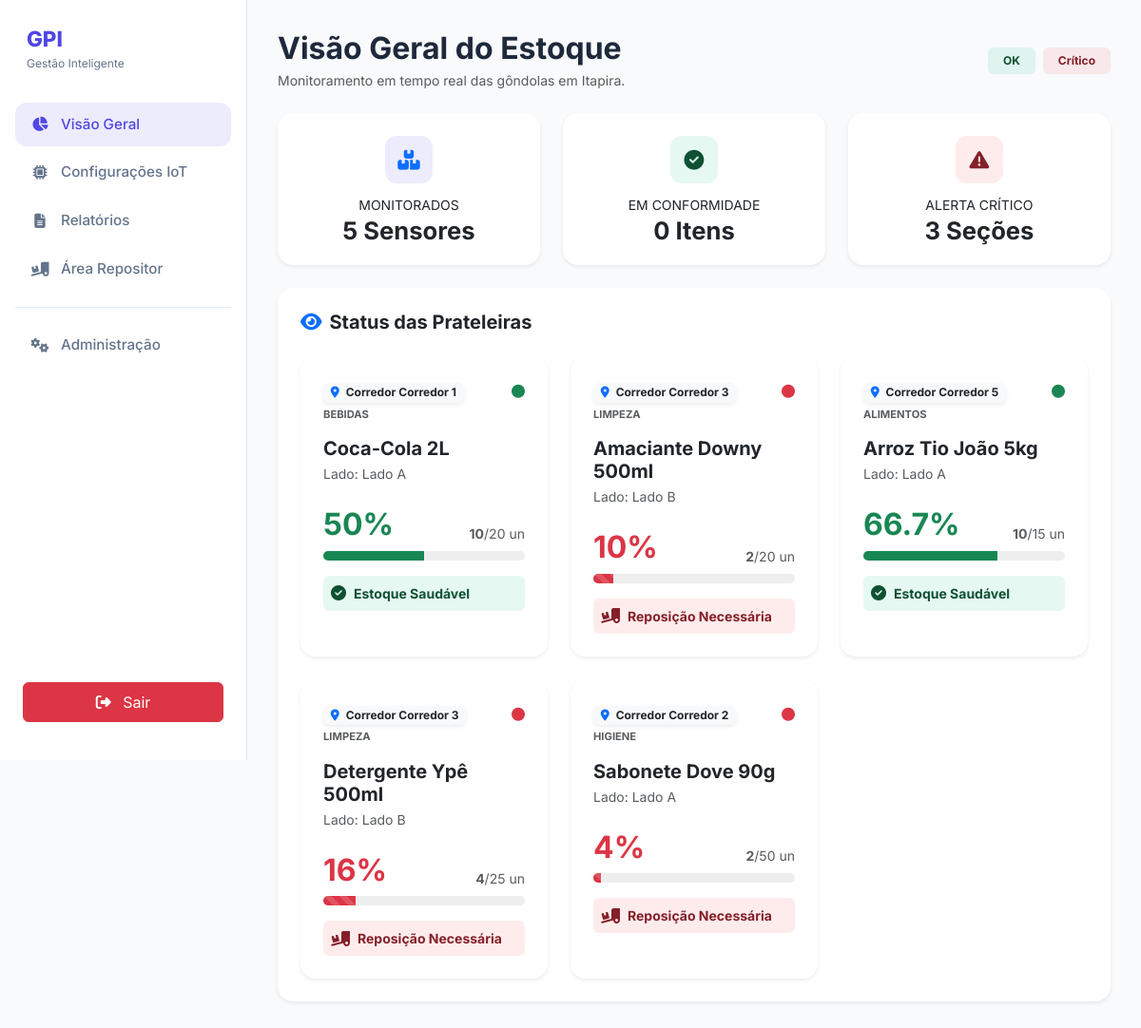
The page /roteador.php?controller=Home&action=index (signed in) on the database its author committed.
### tables this page shows
CREATE TABLE sensor (
    id VARCHAR(50) PRIMARY KEY NOT NULL,
    nome VARCHAR(120) NOT NULL,
    corredor VARCHAR(120) NOT NULL,
    lado VARCHAR(120) NOT NULL,
    peso_atual DECIMAL(10,3) NOT NULL DEFAULT 0,
    capacidade_maxima INT NOT NULL DEFAULT 20,
    minimo_reposicao INT NOT NULL DEFAULT 5,
    ultima_atualizacao DATETIME NOT NULL DEFAULT CURRENT_TIMESTAMP ON UPDATE CURRENT_TIMESTAMP,
    quantidade_atual INT NOT NULL DEFAULT 0,
    id_produto INT NOT NULL,
    status VARCHAR(20) NOT NULL,
    FOREIGN KEY (id_produto) REFERENCES produtos(id)
);

CREATE TABLE categorias (
    id INT PRIMARY KEY AUTO_INCREMENT,
    nome VARCHAR(60) NOT NULL
);

CREATE TABLE produtos (
    id INT PRIMARY KEY NOT NULL AUTO_INCREMENT,
    nome VARCHAR(120) NOT NULL,
    peso_unitario DECIMAL(10,3) NOT NULL,
    id_categoria INT,
    FOREIGN KEY (id_categoria) REFERENCES categorias(id)
);

### controller/HomeController.php (called while the page is built, shortened)
<?php
class HomeController {
    public function index() {
        $this->sensorDAO = new SensorDAO();
        $sensores = $this->sensorDAO->listarTodos();
        $totalCheios = 0;
        $totalCriticos = 0;
        foreach ($sensores as $s) {
        if ($s->precisaReposicao()) {
            $totalCriticos++;
        }
    }
        include __DIR__ . '/../view/home.php';
    }
}

### autoload.php (called while the page is built, shortened)
<?php
spl_autoload_register(function ($classe) {
    $pastas = ['controller', 'model', 'dao'];
    foreach ($pastas as $pasta) {
        $arquivo = __DIR__ . DIRECTORY_SEPARATOR . $pasta . DIRECTORY_SEPARATOR . $classe . '.php';
        if (file_exists($arquivo)) {
            return;
        }
    }
});

### DAO/Conexao.php (called while the page is built)
<?php
class Conexao {
    private static $instance;
    public static function getConn() {
        if (!isset(self::$instance)) {
            try {
                self::$instance = new PDO("mysql:host=localhost;port=3307;dbname=gpi;charset=utf8", "root", "");
                self::$instance->setAttribute(PDO::ATTR_ERRMODE, PDO::ERRMODE_EXCEPTION);
            } catch (PDOException $e) {
                die("Erro de conexão com o banco de dados: " . $e->getMessage());
            }
        }
        return self::$instance;
    }
}

### DAO/SensorDAO.php (called while the page is built, shortened)
<?php
include_once 'Conexao.php';
include_once 'model/Categoria.php';
include_once 'model/Sensor.php';
include_once 'model/Produto.php';
class SensorDAO {
    private $conexao;
    public function __construct() {
        $this->conexao = Conexao::getConn();
    }
    public function listarTodos() {
        try {
            $sql = "SELECT s.id AS sensor_id, s.nome AS sensor_nome, s.corredor, s.lado,
                           s.peso_atual, s.quantidade_atual, s.capacidade_maxima, s.minimo_reposicao, s.status AS sensor_status,
                           p.id AS produto_id, p.nome AS produto_nome, p.peso_unitario,
                           c.id AS categoria_id, c.nome AS categoria_nome
                    FROM sensor s
                    LEFT JOIN produtos p ON s.id_produto = p.id
                    LEFT JOIN categorias c ON p.id_categoria = c.id";
            $stmt = $this->conexao->query($sql);
            $sensores = [];
            while ($row = $stmt->fetch(PDO::FETCH_ASSOC)) {
                $categoria = new Categoria();
                $categoria->setId($row['categoria_id']);
                $categoria->setNome($row['categoria_nome']);
                $produto = new Produto();
                $produto->setId($row['produto_id']);
                $produto->setNome($row['produto_nome']);
                $produto->setPesoUnitario($row['peso_unitario']);
                $produto->setCategoria($categoria);
                $sensor = new Sensor();
                $sensor->setId($row['sensor_id']);
                $sensor->setNome($row['sensor_nome']);
                $sensor->setCorredor($row['corredor']);
                $sensor->setLado($row['lado']);
                $sensor->setCapacidadeMaxima($row['capacidade_maxima']);
                $sensor->setMinimoReposicao($row['minimo_reposicao']);
                $sensor->setStatus($row['sensor_status']);
                $sensor->setProduto($produto);
                $sensor->setQuantidadeAtual($row['quantidade_atual']);
                $sensor->setPesoAtual($row['peso_atual']);
                $sensores[] = $sensor;
            }
            return $sensores;
        } catch (PDOException $e) {
            throw new Exception("Erro ao listar sensores: " . $e->getMessage());
        }
    }
}

### model/Sensor.php (called while the page is built, shortened)
<?php
class Sensor {
    private $id;
    private $corredor;
    private $lado;
    private $capacidadeMaxima;
    private $quantidadeAtual;
    private $minimoReposicao;
    private $produto;
    public function getPorcentagemEstoque() {
        $porcentagem = ($this->getQuantidadeAtual() / $this->capacidadeMaxima) * 100;
        return ($porcentagem > 100) ? 100 : round($porcentagem, 1);
    }
    public function precisaReposicao() {
        return $this->getQuantidadeAtual() <= $this->minimoReposicao;
    }
    public function setQuantidadeAtual($qtd) { $this->quantidadeAtual = $qtd; }
    public function getQuantidadeAtual() { return $this->quantidadeAtual ?? 0; }
    public function setProduto(Produto $produto) { $this->produto = $produto; }
    public function getProduto() { return $this->produto; }
    public function getId() { return $this->id; }
    public function setId($id) { $this->id = $id; }
    public function getCorredor() { return $this->corredor; }
    public function setCorredor($c) { $this->corredor = $c; }
    public function getLado() { return $this->lado; }
    public function setLado($l) { $this->lado = $l; }
    public function getCapacidadeMaxima() { return $this->capacidadeMaxima; }
    public function setCapacidadeMaxima($m) { $this->capacidadeMaxima = $m; }
    public function setMinimoReposicao($min) { $this->minimoReposicao = $min; }
}

### model/Produto.php (called while the page is built, shortened)
<?php
class Produto {
    private $nome;
    private $categoria;
    public function getNome() {
        return $this->nome;
    }
    public function getCategoria() {
        return $this->categoria;
    }
    public function setNome($nome) {
        $this->nome = $nome;
    }
    public function setCategoria($categoria) {
        $this->categoria = $categoria;
    }
}

### model/Categoria.php (called while the page is built, shortened)
<?php
class Categoria {
    private $nome;
    public function getNome() {
        return $this->nome;
    }
    public function setNome($nome) {
        $this->nome = $nome;
    }
}

### view/home.php (the view, shortened to what this page needs)
<!DOCTYPE html>
<html lang="pt-BR">
<head>
    <link rel="stylesheet" href="https://cdnjs.cloudflare.com/ajax/libs/font-awesome/6.4.2/css/all.min.css">
    <link href="https://cdn.jsdelivr.net/npm/bootstrap@5.3.2/dist/css/bootstrap.min.css" rel="stylesheet">
    <link rel="stylesheet" href="style.css" />
</head>
<body>
    <div class="app">
        <aside class="sidebar">
            <div class="brand">
                <div class="brand-text"><span>GPI</span><small>Gestão Inteligente</small></div>
            </div>
            <nav class="menu">
                <a class="menu-item active" href="roteador.php?controller=Home&action=index">
                    <i class="fa-solid fa-chart-pie"></i> Visão Geral
                </a>
                <a class="menu-item" href="roteador.php?controller=Sensor&action=index">
                    <i class="fa-solid fa-microchip"></i> Configurações IoT
                </a>
                <a class="menu-item" href="roteador.php?controller=Relatorio&action=index">
                    <i class="fa-solid fa-file-lines"></i> Relatórios
                </a>
                <a class="menu-item" href="roteador.php?controller=Repositor&action=index">
                    <i class="fa-solid fa-truck-ramp-box"></i> Área Repositor
                </a>
                <div class="menu-divider"></div>
                <a class="menu-item" href="roteador.php?controller=Gestao&action=index">
                    <i class="fa-solid fa-gears"></i> Administração
                </a>
            </nav>
            <button class="btn btn-danger mt-auto mx-2 mb-3 py-2" onclick="location.href='roteador.php?controller=Usuario&action=logout'">
                <i class="fa-solid fa-right-from-bracket me-2"></i> Sair
            </button>
        </aside>
        <main class="content">
            <header class="header mb-4 d-flex justify-content-between align-items-center">
                <div>
                    <h1 class="fw-bold h2 mb-1">Visão Geral do Estoque</h1>
                    <p class="text-muted small mb-0">Monitoramento em tempo real das gôndolas em Itapira.</p>
                </div>
                <div class="d-flex gap-2">
                    <span class="badge bg-success-light border-0 px-3 py-2">OK</span>
                    <span class="badge bg-danger-light border-0 px-3 py-2">Crítico</span>
                </div>
            </header>
            <section class="row g-4 mb-4">
                <div class="col-md-4">
                    <div class="card kpi-card border-0 shadow-sm h-100">
                        <div class="kpi-icon bg-primary-light"><i class="fa-solid fa-boxes-stacked"></i></div>
                        <div class="kpi-info"><small>MONITORADOS</small><strong><?php echo count($sensores); ?> Sensores</strong></div>
                    </div>
                </div>
                <div class="col-md-4">
                    <div class="card kpi-card border-0 shadow-sm h-100">
                        <div class="kpi-icon bg-success-light"><i class="fa-solid fa-circle-check"></i></div>
                        <div class="kpi-info"><small>EM CONFORMIDADE</small><strong><?php echo $totalCheios; ?> Itens</strong></div>
                    </div>
                </div>
                <div class="col-md-4">
                    <div class="card kpi-card border-0 shadow-sm h-100">
                        <div class="kpi-icon bg-danger-light"><i class="fa-solid fa-triangle-exclamation"></i></div>
                        <div class="kpi-info"><small>ALERTA CRÍTICO</small><strong><?php echo $totalCriticos; ?> Seções</strong></div>
                    </div>
                </div>
            </section>
            <section class="card border-0 shadow-sm p-4">
                <h2 class="h5 fw-bold mb-4"><i class="fa-solid fa-eye me-2 text-primary"></i>Status das Prateleiras</h2>
                <div class="row g-4" id="lista-sensores">
                    <?php foreach ($sensores as $s):
                        $isCritico = $s->precisaReposicao();
                        $porcentagem = $s->getPorcentagemEstoque();
                        $id = $s->getId();
                        if ($isCritico) {
                            $corDestaque = 'danger';
                        } elseif ($porcentagem < 50) {
                            $corDestaque = 'warning';
                        } else {
                            $corDestaque = 'success';
                        }
                    ?>
                    <div class="col-xl-4 col-md-6">
                        <article class="card shelf-card h-100 border-0 border-start border-5 border-<?php echo $corDestaque; ?> shadow-sm"
                                id="card-sensor-<?php echo $id; ?>"
                                style="cursor: pointer;"
                                data-bs-toggle="modal"
                                data-bs-target="#sensorModal"
                                data-id="<?php echo $id; ?>"
                                data-nome="<?php echo $s->getProduto()->getNome(); ?>"
                                data-categoria="<?php echo $s->getProduto()->getCategoria()->getNome(); ?>"
                                data-qtd="<?php echo $s->getQuantidadeAtual(); ?>"
                                data-max="<?php echo $s->getCapacidadeMaxima(); ?>">
                            <div class="card-body p-4">
                                <div class="d-flex justify-content-between align-items-start mb-3">
                                    <div>
                                        <span class="badge bg-light text-dark border-0 shadow-sm mb-1">
                                            <i class="fa-solid fa-location-dot me-1 text-primary"></i> Corredor <?php echo $s->getCorredor(); ?>
                                        </span>
                                        <small class="d-block text-muted text-uppercase fw-bold" style="font-size: 0.7rem;">
                                            <?php echo $s->getProduto()->getCategoria()->getNome(); ?>
                                        </small>
                                    </div>
                                    <div class="text-end">
                                        <i id="status-icon-<?php echo $id; ?>" class="fa-solid fa-circle text-<?php echo $corDestaque; ?> small"></i>
                                    </div>
                                </div>
                                <h3 class="h5 fw-bold mb-1"><?php echo $s->getProduto()->getNome(); ?></h3>
                                <p class="text-muted small mb-4">Lado: <?php echo $s->getLado(); ?></p>
                                <div class="mb-3">
                                    <div class="d-flex justify-content-between align-items-end mb-2">
                                        <span id="porcentagem-<?php echo $id; ?>" class="h2 fw-bold mb-0 text-<?php echo $corDestaque; ?>">
                                            <?php echo $porcentagem; ?>%
                                        </span>
                                        <span class="text-muted small" id="qtd-text-<?php echo $id; ?>">
                                            <strong><?php echo $s->getQuantidadeAtual(); ?></strong>/<?php echo $s->getCapacidadeMaxima(); ?> un
                                        </span>
                                    </div>
                                    <div class="progress" style="height: 10px; border-radius: 10px; background-color: #eee;">
                                        <div id="barra-<?php echo $id; ?>"
                                             class="progress-bar bg-<?php echo $corDestaque; ?> <?php echo $isCritico ? 'progress-bar-striped progress-bar-animated' : ''; ?>"
                                             role="progressbar" style="width: <?php echo $porcentagem; ?>%"></div>
                                    </div>
                                </div>
                                <div id="alerta-reposicao-<?php echo $id; ?>" class="mt-3 p-2 rounded <?php echo $isCritico ? 'bg-danger-light' : 'bg-success-light'; ?> d-flex align-items-center gap-2">
                                    <i class="fa-solid <?php echo $isCritico ? 'fa-truck-ramp-box' : 'fa-check-circle'; ?>"></i>
                                    <span class="small fw-bold"><?php echo $isCritico ? 'Reposição Necessária' : 'Estoque Saudável'; ?></span>
                                </div>
                            </div>
                        </article>
                    </div>
                    <?php endforeach; ?>
                </div>
            </section>
        </main>
    </div>
</body>
</html>

### rows shown on the page
sensor: corredor "Corredor 1", categorias.nome "BEBIDAS", minimo_reposicao 5 (drawn), id_produto.nome "Coca-Cola 2L", lado "Lado A", porcentagem "50", quantidade_atual "10", capacidade_maxima "20"
sensor: corredor "Corredor 3", categorias.nome "LIMPEZA", minimo_reposicao 5 (drawn), id_produto.nome "Amaciante Downy 500ml", lado "Lado B", porcentagem "10", quantidade_atual "2", capacidade_maxima "20"
sensor: corredor "Corredor 5", categorias.nome "ALIMENTOS", minimo_reposicao 3 (drawn), id_produto.nome "Arroz Tio João 5kg", lado "Lado A", porcentagem "66.7", quantidade_atual "10", capacidade_maxima "15"
sensor: corredor "Corredor 3", categorias.nome "LIMPEZA", minimo_reposicao 6 (drawn), id_produto.nome "Detergente Ypê 500ml", lado "Lado B", porcentagem "16", quantidade_atual "4", capacidade_maxima "25"
sensor: corredor "Corredor 2", categorias.nome "HIGIENE", minimo_reposicao 10 (drawn), id_produto.nome "Sabonete Dove 90g", lado "Lado A", porcentagem "4", quantidade_atual "2", capacidade_maxima "50"

### other values the page prints
count($sensores) "5"
$totalCheios "0"
$totalCriticos "3"
